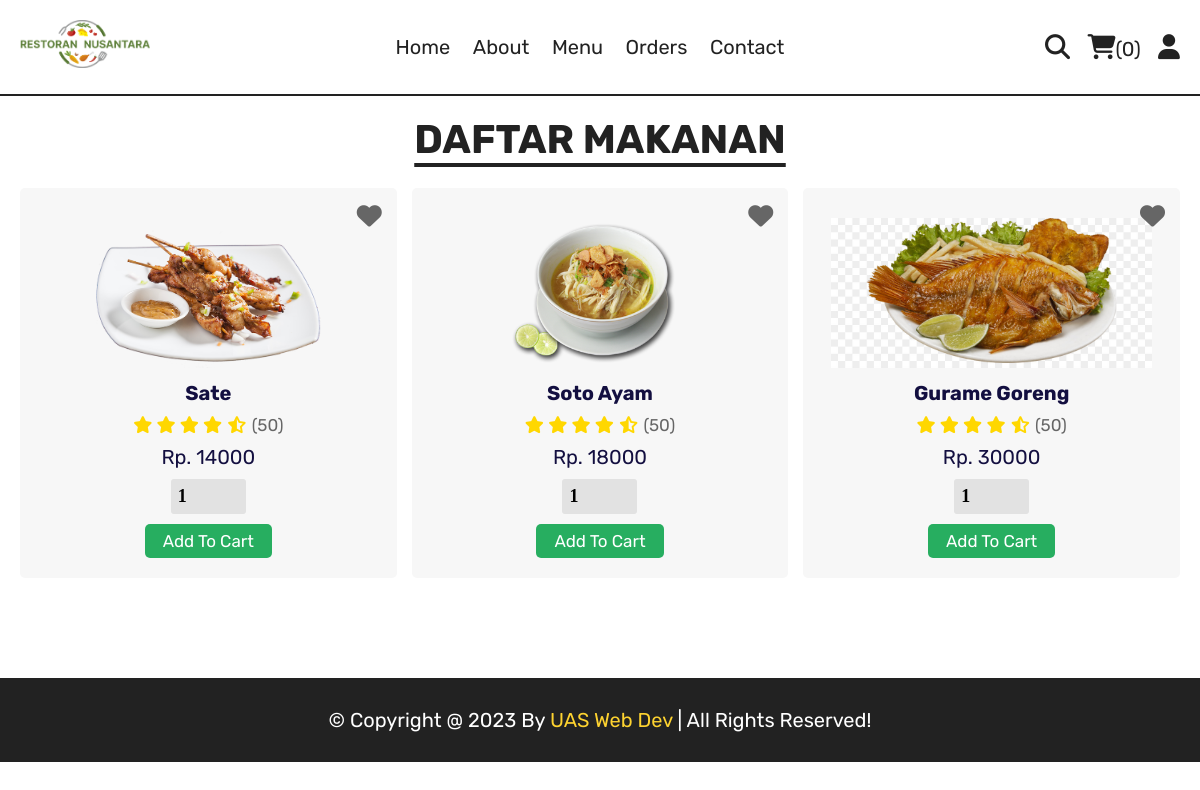
The app's page /category.php?category=main dish with its own data.
### tables this page shows
CREATE TABLE `products` (
  `id` int(100) NOT NULL,
  `name` varchar(100) NOT NULL,
  `category` varchar(100) NOT NULL,
  `price` int(10) NOT NULL,
  `image` varchar(100) NOT NULL
);

### category.php (the view, shortened to what this page needs)
<?php
include 'components/connect.php';
?>
<!DOCTYPE html>
<html lang="en">
<head>
   <link rel="stylesheet" href="https://cdnjs.cloudflare.com/ajax/libs/font-awesome/6.1.1/css/all.min.css">
   <link rel="stylesheet" href="css/style.css">
   <link rel="stylesheet" href="./frontend/static/components.css">
  <link rel="stylesheet" href="./frontend/styles/menu.css">
</head>
<body>
<?php include 'components/user_header.php'; ?>
<section class="popular" id="popular">
   <h1 class="title">Daftar Makanan</h1>
    <div class="box-container">
        <?php
         $category = $_GET['category'];
         $select_products = $conn->prepare("SELECT * FROM `products` WHERE category = ?");
         $select_products->execute([$category]);
         if($select_products->rowCount() > 0){
            while($fetch_products = $select_products->fetch(PDO::FETCH_ASSOC)){
      ?>
        <form class="box" action="" method="post">
          <a href="#" class="fas fa-heart"></a>
          <div class="image">
                <img src="uploaded_img/<?= $fetch_products['image']; ?>" alt="">
          </div>
          <div class="content">
                <h3 class='name'><?= $fetch_products['name']; ?></h3>
                <div class="stars">
                    <i class="fas fa-star"></i>
                    <i class="fas fa-star"></i>
                    <i class="fas fa-star"></i>
                    <i class="fas fa-star"></i>
                    <i class="fas fa-star-half-alt"></i>
                    <span> (50) </span>
                </div>
                <div class="price">Rp. <?= $fetch_products['price']; ?></div>
               <div class="jumlah-barang">
                    <input type="number" id="guestNumber" name="qty" min="1" max="99" value="1" maxlength="2" required>
                </div>
                <button name="add_to_cart" class="btn-order" type="submit">Add To Cart</button>
                </div>
          </form>
          <?php
                }
             }else{
                echo '<p class="empty">no products added yet!</p>';
             }
          ?>
          </div>
</section>
<?php include 'components/footer.php'; ?>
</body>
</html>

### css/style.css (style rules this page uses)
:root { --yellow:#fed330; --red:#e74c3c; --white:#fff; --black:#222; --light-color:#777; --border:.2rem solid var(--black); }
* { font-family: 'Rubik', sans-serif; margin:0; padding:0; box-sizing: border-box; outline: none; border: none; text-decoration: none; }
html { font-size: 62.5%; overflow-x: hidden; scroll-behavior: smooth; stop-opacity: 7rem; }
section { margin:0 auto; max-width: 1200px; padding:2rem; }
.title { text-align: center; margin-bottom: 2.5rem; font-size: 4rem; color:var(--black); text-transform: uppercase; text-decoration: underline; text-underline-offset: 1rem; }

### frontend/styles/menu.css (style rules this page uses)
.popular .box-container { display: -ms-grid; display: grid; -ms-grid-columns: (minmax(25rem, 1fr))[auto-fit]; grid-template-columns: repeat(auto-fit, minmax(25rem, 1fr)); gap: 1.5rem; }
.popular .box-container .box { border-radius: .5rem; position: relative; background: #f7f7f7; padding: 2rem; text-align: center; }
.popular .box-container .box .fa-heart { position: absolute; top: 1.5rem; right: 1.5rem; font-size: 2.5rem; color: #666; cursor: pointer; transition: all .19s ease; }
.popular .box-container .box .image { margin: 1rem 0; }
.popular .box-container .box .image img { height: 15rem; }
.popular .box-container .box .content h3 { font-size: 2rem; color: #130f40; }
.popular .box-container .box .content .stars { padding: 1rem 0; font-size: 1.7rem; }
.popular .box-container .box .content .stars i { color: gold; }
.popular .box-container .box .content .stars span { color: #666; }
.popular .box-container .box .content .price { font-size: 2rem; color: #130f40; }
.btn-order { display: inline-block; margin-top: 1rem; padding: .7rem 1.8rem; font-size: 1.7rem; cursor: pointer; color: #fff; background: #27ae60; border-radius: .5rem; transition: all .4s ease; border: none; }

### category.php (style rules this page uses)
.jumlah-barang input { width: 75px; background-color: #e2e2e2; font-size: 1.8rem; font-family: Raleway; font-weight: 600; padding: 0.7rem ; border-radius: 3px; margin-top: 1rem; margin-left: 0px; border: none; color: var(--black-2); }

### records on screen
products: image (picture), name "Sate", price "14000"
products: image (picture), name "Soto Ayam", price "18000"
products: image (picture), name "Gurame Goreng", price "30000"

### other values on screen
$total_cart_items "0"
